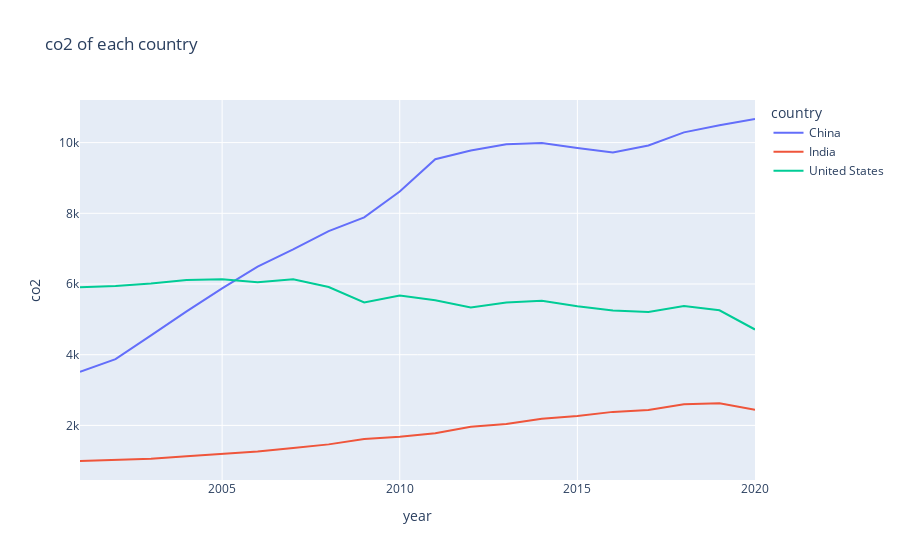

Write notebook code for a chart like this one.
### Code cell
fig = px.line(df, x="year", y="co2", title='co2 of each country',color='country')
fig.show()

### Figure 1 — Plotly figure (JSON) as saved in the notebook; plotly's stock layout.template omitted (floating-point values rounded to 4 significant figures)
{"data": [{"hovertemplate": "country=China<br>year=%{x}<br>co2=%{y}<extra></extra>", "legendgroup": "China", "line": {"color": "#636efa", "dash": "solid"}, "mode": "lines", "name": "China", "orientation": "v", "showlegend": true, "type": "scatter", "x": [2001, 2002, 2003, 2004, 2005, 2006, 2007, 2008, 2009, 2010, 2011, 2012, 2013, 2014, 2015, 2016, 2017, 2018, 2019, 2020], "xaxis": "x", "y": [3515.0, 3873.0, 4545.0, 5224.0, 5877.0, 6489.0, 6979.0, 7497.0, 7887.0, 8617.0, 9529.0, 9776.0, 9953.0, 9986.0, 9848.0, 9720.0, 9920.0, 10290.0, 10490.0, 10670.0], "yaxis": "y"}, {"hovertemplate": "country=India<br>year=%{x}<br>co2=%{y}<extra></extra>", "legendgroup": "India", "line": {"color": "#EF553B", "dash": "solid"}, "mode": "lines", "name": "India", "orientation": "v", "showlegend": true, "type": "scatter", "x": [2001, 2002, 2003, 2004, 2005, 2006, 2007, 2008, 2009, 2010, 2011, 2012, 2013, 2014, 2015, 2016, 2017, 2018, 2019, 2020], "xaxis": "x", "y": [992.6, 1023.0, 1060.0, 1125.0, 1186.0, 1260.0, 1358.0, 1463.0, 1613.0, 1678.0, 1780.0, 1964.0, 2037.0, 2186.0, 2269.0, 2382.0, 2434.0, 2600.0, 2626.0, 2442.0], "yaxis": "y"}, {"hovertemplate": "country=United States<br>year=%{x}<br>co2=%{y}<extra></extra>", "legendgroup": "United States", "line": {"color": "#00cc96", "dash": "solid"}, "mode": "lines", "name": "United States", "orientation": "v", "showlegend": true, "type": "scatter", "x": [2001, 2002, 2003, 2004, 2005, 2006, 2007, 2008, 2009, 2010, 2011, 2012, 2013, 2014, 2015, 2016, 2017, 2018, 2019, 2020], "xaxis": "x", "y": [5905.0, 5947.0, 6012.0, 6114.0, 6135.0, 6052.0, 6131.0, 5914.0, 5478.0, 5676.0, 5540.0, 5339.0, 5474.0, 5523.0, 5372.0, 5248.0, 5208.0, 5375.0, 5256.0, 4713.0], "yaxis": "y"}], "layout": {"legend": {"title": {"text": "country"}, "tracegroupgap": 0}, "title": {"text": "co2 of each country"}, "xaxis": {"anchor": "y", "domain": [0, 1], "title": {"text": "year"}}, "yaxis": {"anchor": "x", "domain": [0, 1], "title": {"text": "co2"}}}}
